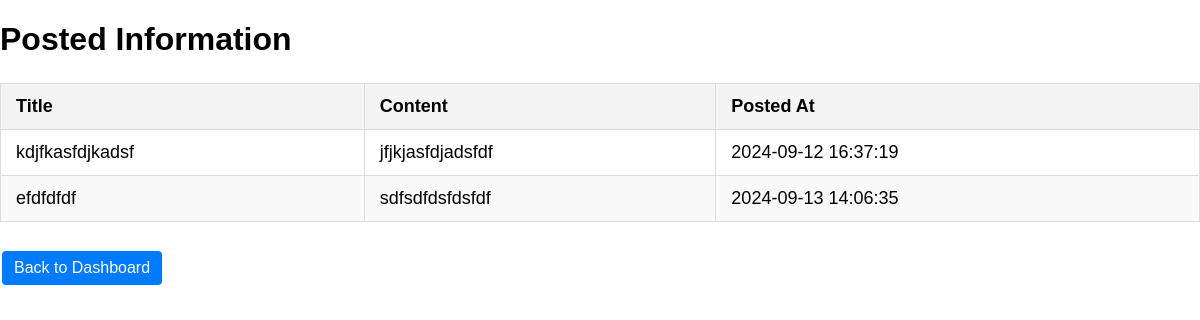
/pages/donor/view_posted_information.php (signed in), run on the app's committed database.
### tables this page shows
CREATE TABLE `information` (
  `id` int(11) NOT NULL,
  `title` varchar(255) DEFAULT NULL,
  `content` text DEFAULT NULL,
  `posted_at` timestamp NOT NULL DEFAULT current_timestamp()
);

### pages/donor/view_posted_information.php (the view, shortened to what this page needs)
<?php
include '../../includes/db.php';
$query = "SELECT title, content, posted_at FROM information";
$information_result = $mysqli->query($query);
?>
<!DOCTYPE html>
<html lang="en">
<head>
    <link rel="stylesheet" href="../../css/styles.css">
</head>
<body>
    <header>
        <h1>Posted Information</h1>
    </header>
    <main>
        <?php if ($information_result->num_rows > 0): ?>
            <table class="styled-table">
                <thead>
                    <tr>
                        <th>Title</th>
                        <th>Content</th>
                        <th>Posted At</th>
                    </tr>
                </thead>
                <tbody>
                    <?php while ($info = $information_result->fetch_assoc()): ?>
                        <tr>
                            <td><?php echo htmlspecialchars($info['title']); ?></td>
                            <td><?php echo htmlspecialchars($info['content']); ?></td>
                            <td><?php echo htmlspecialchars($info['posted_at']); ?></td>
                        </tr>
                    <?php endwhile; ?>
                </tbody>
            </table>
        <?php else: ?>
            <p>No information posts found.</p>
        <?php endif; ?>
        <a href="index.php" class="btn btn-primary">Back to Dashboard</a>
    </main>
</body>
</html>

### css/styles.css (style rules this page uses)
body { font-family: Arial, sans-serif; margin: 0; padding: 0; }

### pages/donor/view_posted_information.php (style rules this page uses)
table.styled-table { width: 100%; border-collapse: collapse; margin: 25px 0; font-size: 18px; text-align: left; }
table.styled-table th, table.styled-table td { padding: 12px 15px; border: 1px solid #ddd; }
table.styled-table thead { background-color: #f4f4f4; }
table.styled-table tbody tr:nth-of-type(even) { background-color: #f9f9f9; }
.btn { padding: 8px 12px; text-align: center; text-decoration: none; display: inline-block; margin: 4px 2px; cursor: pointer; border: none; border-radius: 4px; }
.btn-primary { background-color: #007bff; color: white; }

### data on the page
information: title "kdjfkasfdjkadsf", content "jfjkjasfdjadsfdf", posted_at "2024-09-12 16:37:19"
information: title "efdfdfdf", content "sdfsdfdsfdsfdf", posted_at "2024-09-13 14:06:35"
